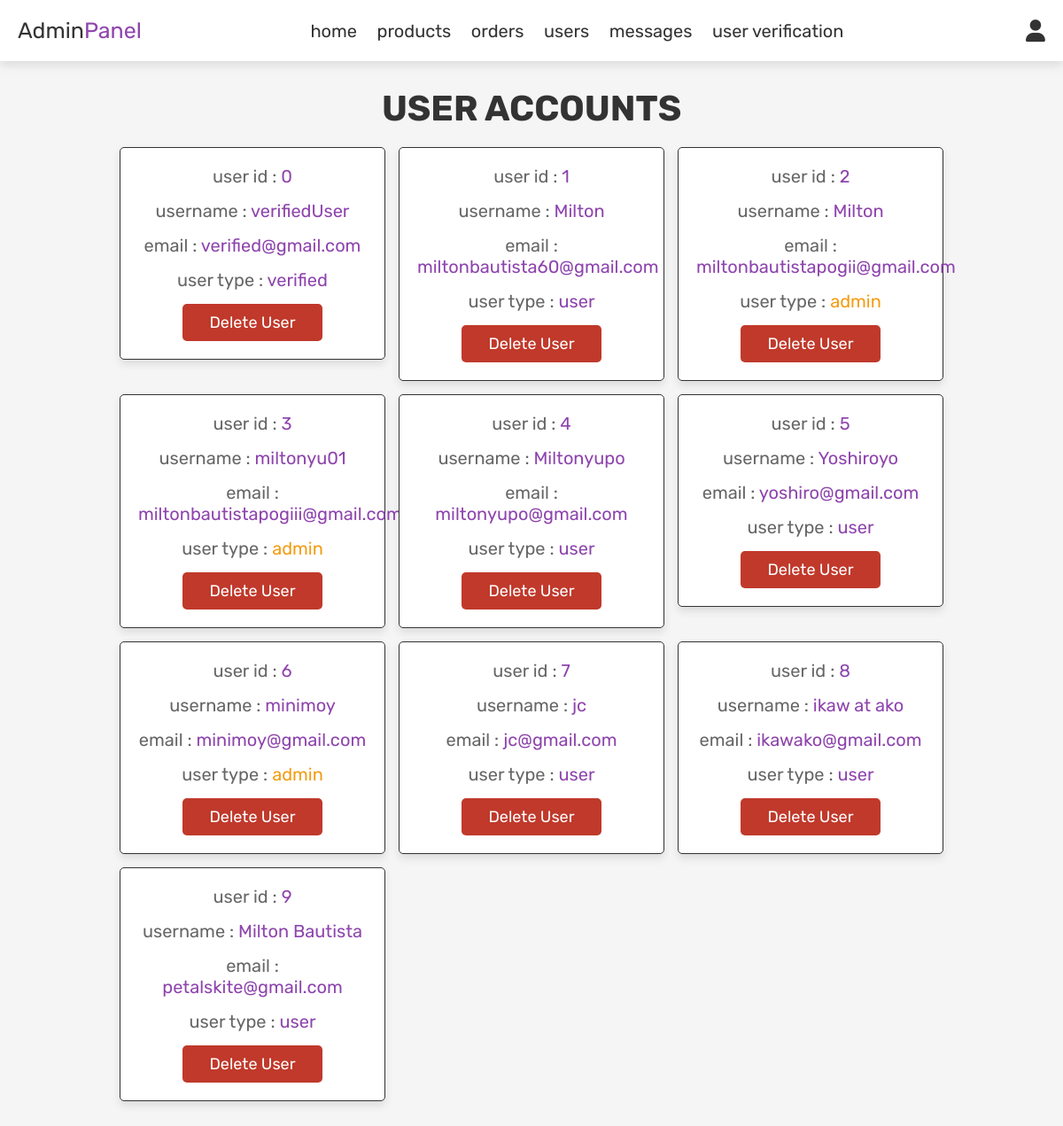
Page /admin_users.php (signed in) on the earlier database version.
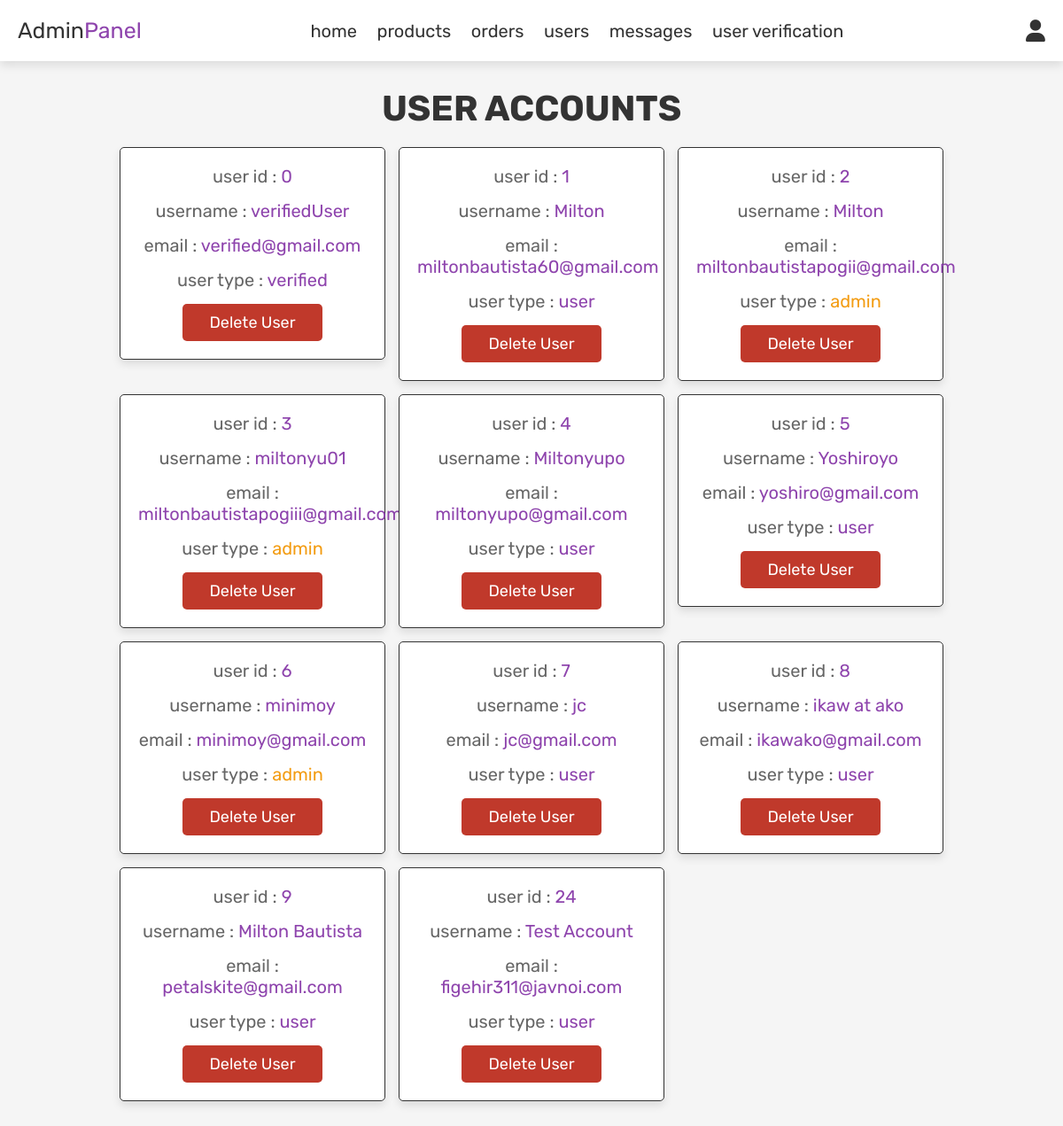
Same page on the later database version.
### tables this page shows
CREATE TABLE `users` (
  `id` int(100) NOT NULL,
  `name` varchar(100) NOT NULL,
  `email` varchar(100) NOT NULL,
  `password` varchar(100) NOT NULL,
  `user_type` varchar(20) NOT NULL DEFAULT 'user',
  `birthdate` date DEFAULT NULL,
  `bookshop_name` varchar(100) DEFAULT NULL,
  `gender` varchar(10) DEFAULT NULL,
  `image` varchar(255) DEFAULT '',
  `verified` tinyint(1) DEFAULT 0,
  `otp` varchar(10) DEFAULT NULL,
  `otp_expiration` datetime DEFAULT NULL
);

### admin_users.php (the view, shortened to what this page needs)
<?php
include 'config.php';
?>
<!DOCTYPE html>
<html lang="en">
<head>
   <link rel="stylesheet" href="https://cdnjs.cloudflare.com/ajax/libs/font-awesome/6.0.0/css/all.min.css">
   <link rel="stylesheet" href="css/admin-section/admin_style.css">
</head>
<body>
<?php include 'admin_header.php'; ?>
<section class="users">
   <h1 class="title"> user accounts </h1>
   <div class="box-container">
      <?php
         $select_users = mysqli_query($conn, "SELECT * FROM `users`") or die('query failed');
         while($fetch_users = mysqli_fetch_assoc($select_users)){
      ?>
      <div class="box">
         <p> user id : <span><?php echo $fetch_users['id']; ?></span> </p>
         <p> username : <span><?php echo $fetch_users['name']; ?></span> </p>
         <p> email : <span><?php echo $fetch_users['email']; ?></span> </p>
         <p> user type : <span style="color:<?php if($fetch_users['user_type'] == 'admin'){ echo 'var(--orange)'; } ?>"><?php echo $fetch_users['user_type']; ?></span> </p>
         <a href="admin_users.php?delete=<?php echo $fetch_users['id']; ?>" onclick="return confirm('delete this user?');" class="delete-btn">delete user</a>
      </div>
      <?php
         };
      ?>
   </div>
</section>
</body>
</html>

Differences in the rows shown:
added users: id "24", name "Test Account", email "figehir311@javnoi.com", user_type "user"
